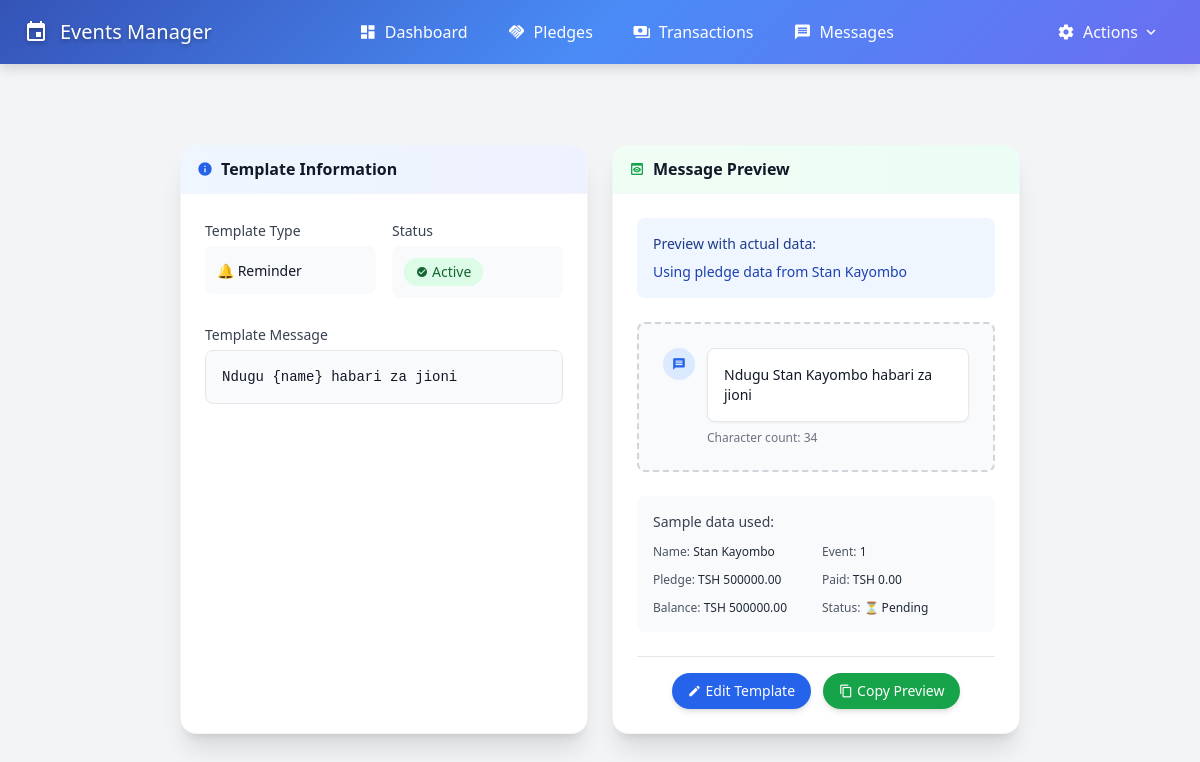
Page /templates/1/ on the earlier database version.
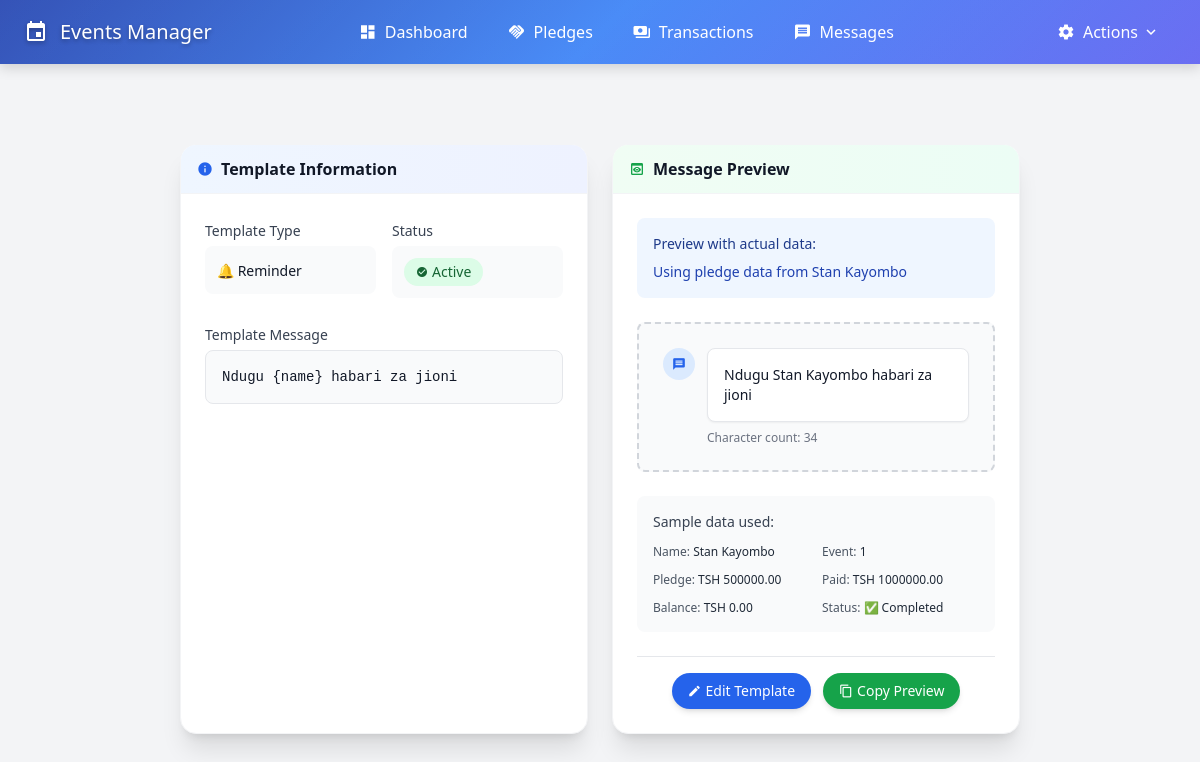
Same page on the later database version.
### events/models.py (models this page shows, shortened)
class Pledges(models.Model):
    STATUS_CHOICES = [
        ('new', '🆕 New'),
        ('pending', '⏳ Pending'),
        ('partial', '📊 Partial Payment'),
        ('completed', '✅ Completed'),
        ('cancelled', '❌ Cancelled'),
    ]
    phone_regex = RegexValidator(
        regex=r'^\+?255[67]\d{8}$|^\+?0[67]\d{8}$',
        message="Phone number must be a valid Tanzanian number (e.g., +255123456789 or 0123456789)"
    )
    event_id = models.CharField(
        max_length=100,
        verbose_name="Event ID",
        help_text="Unique identifier for the event"
    )
    name = models.CharField(
        max_length=200,
        verbose_name="Full Name",
        help_text="Full name of the person making the pledge"
    )
    mobile_number = models.CharField(
        validators=[phone_regex],
        max_length=17,
        verbose_name="Mobile Number",
        help_text="Tanzanian mobile number (e.g., +255123456789)"
    )
    pledge = models.DecimalField(
        max_digits=12,
        decimal_places=2,
        verbose_name="Pledge Amount",
        help_text="Total amount pledged (TSH)"
    )
    amount_paid = models.DecimalField(
        max_digits=12,
        decimal_places=2,
        default=Decimal('0.00'),
        verbose_name="Amount Paid",
        help_text="Total amount paid so far (TSH)"
    )
    status = models.CharField(
        max_length=20,
        choices=STATUS_CHOICES,
        default='new',
        verbose_name="Pledge Status",
        help_text="Current status of the pledge"
    )
    whatsapp_status = models.BooleanField(
        default=False,
        verbose_name="Is WhatsApp Number?",
        help_text="Whether this mobile number supports WhatsApp"
    )
    created_at = models.DateTimeField(
        auto_now_add=True,
        verbose_name="Created At"
    )
    updated_at = models.DateTimeField(
        auto_now=True,
        verbose_name="Last Updated"
    )
    class Meta:
        db_table = 'pledges'
        verbose_name = 'Pledge'
        verbose_name_plural = 'Pledges'
        ordering = ['-created_at', 'name']
        indexes = [
            models.Index(fields=['event_id']),
            models.Index(fields=['status']),
            models.Index(fields=['created_at']),
        ]
    def balance(self):
        calculated_balance = self.pledge - self.amount_paid
        return max(Decimal('0.00'), calculated_balance)

### events/views.py (the view)
# urls.py: path('templates/<int:template_id>/', views.template_detail, name='template_detail'),
def template_detail(request, template_id):
    template = get_object_or_404(MessageTemplate, id=template_id)
    sample_pledge = Pledges.objects.filter(event_id=template.event_id).first()
    if not sample_pledge:
        sample_pledge = Pledges.objects.first()
    preview_message = template.preview(sample_pledge)
    context = {
        'template': template,
        'preview_message': preview_message,
        'sample_pledge': sample_pledge,
    }
    return render(request, 'events/template_detail.html', context)

### events/models.py (called while the page is built, shortened)
    def get_formatted_message(self, pledge=None, **kwargs):
        message = self.message
        if pledge:
            replacements = {
                '{name}': pledge.name,
                '{pledge_amount}': f"TSH {pledge.pledge:,.2f}",
                '{amount_paid}': f"TSH {pledge.amount_paid:,.2f}",
                '{balance}': f"TSH {pledge.balance():,.2f}",
                '{event_id}': pledge.event_id,
                '{mobile}': pledge.mobile_number,
                '{status}': pledge.get_status_display(),
            }
            for placeholder, value in replacements.items():
                message = message.replace(placeholder, str(value))
        for key, value in kwargs.items():
            placeholder = f"{{{key}}}"
            message = message.replace(placeholder, str(value))
        return message

    def preview(self, pledge=None):
        if pledge:
            return self.get_formatted_message(pledge)

### events/templates/events/template_detail.html (shortened to what the changed rows need)
{% extends 'events/base.html' %}
{% block content %}
<div class="grid grid-cols-1 lg:grid-cols-2 gap-6">
    <div class="bg-white rounded-2xl shadow-xl border border-gray-100 overflow-hidden">
        <div class="p-6">
            <div class="space-y-6">
                {% if sample_pledge %}
                    <div class="bg-blue-50 rounded-lg p-4">
                        <h6 class="text-sm font-medium text-blue-900 mb-2">Preview with actual data:</h6>
                        <p class="text-sm text-blue-800">Using pledge data from {{ sample_pledge.name }}</p>
                    </div>
                {% else %}
                    <div class="bg-orange-50 rounded-lg p-4">
                        <h6 class="text-sm font-medium text-orange-900 mb-2">Preview with sample data:</h6>
                        <p class="text-sm text-orange-800">No pledges found for this event, showing sample data</p>
                    </div>
                {% endif %}
                {% if sample_pledge %}
                    <div class="bg-gray-50 rounded-lg p-4">
                        <h6 class="text-sm font-medium text-gray-700 mb-3">Sample data used:</h6>
                        <div class="grid grid-cols-2 gap-3 text-xs">
                            <div>
                                <span class="font-medium text-gray-600">Name:</span>
                                <span class="text-gray-800">{{ sample_pledge.name }}</span>
                            </div>
                            <div>
                                <span class="font-medium text-gray-600">Event:</span>
                                <span class="text-gray-800">{{ sample_pledge.event_id }}</span>
                            </div>
                            <div>
                                <span class="font-medium text-gray-600">Pledge:</span>
                                <span class="text-gray-800">TSH {{ sample_pledge.pledge|floatformat:2 }}</span>
                            </div>
                            <div>
                                <span class="font-medium text-gray-600">Paid:</span>
                                <span class="text-gray-800">TSH {{ sample_pledge.amount_paid|floatformat:2 }}</span>
                            </div>
                            <div>
                                <span class="font-medium text-gray-600">Balance:</span>
                                <span class="text-gray-800">TSH {{ sample_pledge.balance|floatformat:2 }}</span>
                            </div>
                            <div>
                                <span class="font-medium text-gray-600">Status:</span>
                                <span class="text-gray-800">{{ sample_pledge.get_status_display }}</span>
                            </div>
                        </div>
                    </div>
                {% endif %}
            </div>
        </div>
    </div>
</div>
{% endblock %}

Differences in the rows shown:
changed Pledges "Stan Kayombo": amount_paid "0.00" → "1000000.00"; balance "500000.00" → "0.00"; status "⏳ Pending" → "✅ Completed"
